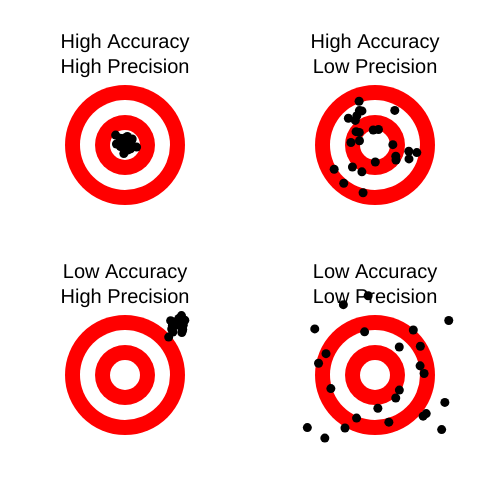
Frame 1 (no input)
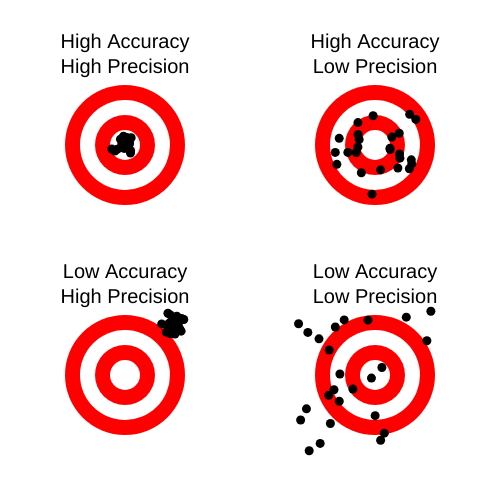
Frame 2 (the mouse pressed at the canvas centre, redrawn once)

The p5.js sketch that drew these frames (run headless with seeded random() and noise() and a simulated clock; the mouse was pressed at the canvas centre and the sketch redrawn once):

// p5.js sketch
// ── sketch.js
function setup() {
  createCanvas(500, 500);
  noLoop();
}

function draw() {
  background(255);

  textAlign(CENTER, CENTER);
  textSize(20);

  drawCase(125, 145, "High Accuracy\nHigh Precision", "high_high");
  drawCase(375, 145, "High Accuracy\nLow Precision", "high_low");
  drawCase(125, 375, "Low Accuracy\nHigh Precision", "low_high");
  drawCase(375, 375, "Low Accuracy\nLow Precision", "low_low");
}

function drawCase(cx, cy, label, type) {
  // Label
  fill(0);
  noStroke();
  text(label, cx, cy - 90);

  // Target (scaled)
  noStroke();
  fill(255, 0, 0);
  circle(cx, cy, 120);

  fill(255);
  circle(cx, cy, 90);

  fill(255, 0, 0);
  circle(cx, cy, 60);

  fill(255);
  circle(cx, cy, 30);

  // Points
  fill(0);
  noStroke();

  let points = [];

  if (type === "high_high") {
    for (let i = 0; i < 25; i++) {
      points.push([
        randomGaussian(0, 5),
        randomGaussian(0, 5)
      ]);
    }
  }

  if (type === "high_low") {
    for (let i = 0; i < 25; i++) {
      let angle = random(TWO_PI);
      let r = random(15, 50);
      points.push([
        r * cos(angle),
        r * sin(angle)
      ]);
    }
  }

  if (type === "low_high") {
    for (let i = 0; i < 25; i++) {
      points.push([
        50 + randomGaussian(0, 5),
        -50 + randomGaussian(0, 5)
      ]);
    }
  }

  if (type === "low_low") {
    for (let i = 0; i < 25; i++) {
      points.push([
        random(-80, 80),
        random(-80, 80)
      ]);
    }
  }

  for (let p of points) {
    circle(cx + p[0], cy + p[1], 9);
  }
}
// ── per-case.html
<!DOCTYPE html>
<html lang="en"><head>
    <script src="https://cdn.jsdelivr.net/npm/p5@2.2.1/lib/p5.min.js"></script>
    
    <link rel="stylesheet" type="text/css" href="style.css">
    <meta charset="utf-8">

  </head>
  <body>
    <main>
    </main>
    <script src="per-case.js"></script>
  

</body></html>
// ── per-case.js
let selector;
let currentCase = "high_high";

function setup() {
  createCanvas(500, 500);

  selector = createSelect();
  selector.position(10, 10);
  selector.option("High Accuracy, High Precision", "high_high");
  selector.option("High Accuracy, Low Precision", "high_low");
  selector.option("Low Accuracy, High Precision", "low_high");
  selector.option("Low Accuracy, Low Precision", "low_low");

  selector.changed(() => {
    currentCase = selector.value();
    redraw();
  });

  noLoop();
}

function draw() {
  background(255);

  textAlign(CENTER, CENTER);
  textSize(22);

  let label = getLabel(currentCase);

  // Slightly lower center to make space for label
  drawCase(width / 2, height / 2 + 20, label, currentCase);
}

function getLabel(type) {
  if (type === "high_high") return "High Accuracy\nHigh Precision";
  if (type === "high_low") return "High Accuracy\nLow Precision";
  if (type === "low_high") return "Low Accuracy\nHigh Precision";
  if (type === "low_low") return "Low Accuracy\nLow Precision";
}

function drawCase(cx, cy, label, type) {
  // Label
  fill(0);
  noStroke();
  text(label, cx, cy - 200);

  // 🎯 Larger target
  noStroke();
  fill(255, 0, 0);
  circle(cx, cy, 300);

  fill(255);
  circle(cx, cy, 220);

  fill(255, 0, 0);
  circle(cx, cy, 140);

  fill(255);
  circle(cx, cy, 60);

  // Points
  fill(0);
  noStroke();

  let points = [];

  if (type === "high_high") {
    for (let i = 0; i < 35; i++) {
      points.push([
        randomGaussian(0, 8),
        randomGaussian(0, 8)
      ]);
    }
  }

  if (type === "high_low") {
    for (let i = 0; i < 35; i++) {
      let angle = random(TWO_PI);
      let r = random(30, 110);
      points.push([
        r * cos(angle),
        r * sin(angle)
      ]);
    }
  }

  if (type === "low_high") {
    for (let i = 0; i < 35; i++) {
      points.push([
        100 + randomGaussian(0, 8),
        -100 + randomGaussian(0, 8)
      ]);
    }
  }

  if (type === "low_low") {
    for (let i = 0; i < 35; i++) {
      points.push([
        random(-140, 140),
        random(-140, 140)
      ]);
    }
  }

  for (let p of points) {
    circle(cx + p[0], cy + p[1], 10);
  }
}
